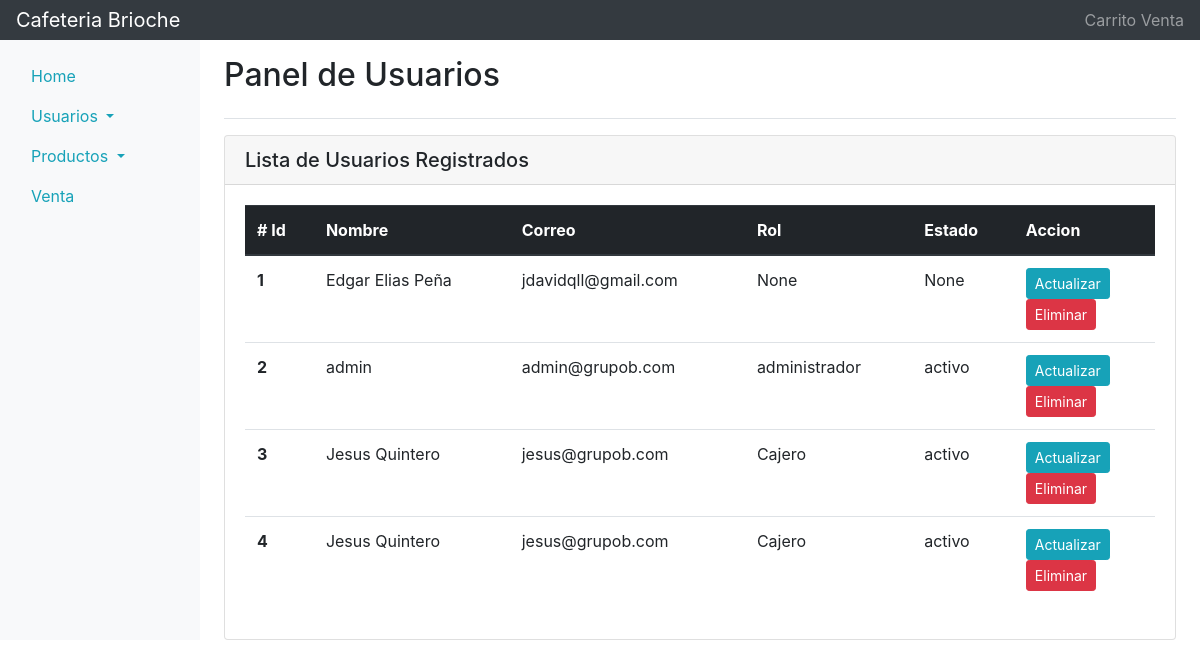
The page /usuario/modificar on the database as committed earlier.
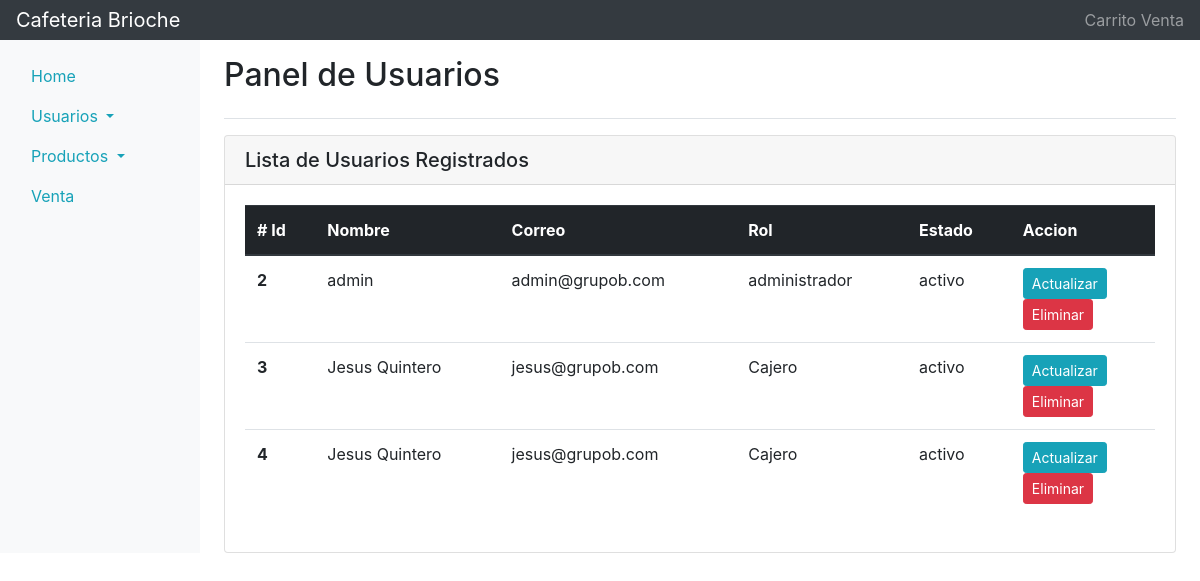
The same page on the database as committed later.
### tables this page shows
CREATE TABLE USUARIOS (IDUSUARIO INTEGER PRIMARY KEY AUTOINCREMENT, NOMBRE VARCHAR (128) NOT NULL, CONTRASENA VARCHAR (64), CORREO VARCHAR (32) NOT NULL, ROL VARHCAR (16), ESTADO VARCHAR (16));

### Flask/app.py (the view)
@app.route("/usuario/modificar", methods=['GET', 'POST'])
def modificarUsuario():
    if request.method == 'POST':
        return render_template('home.html')
    else:
        con = sqlite3.connect("brioche.db")
        con.row_factory = sqlite3.Row
        cur = con.cursor()
        cur.execute("SELECT * FROM USUARIOS")
        rows = cur.fetchall()
        return render_template('panel-usuarios-modificar.html', rows = rows)

### Flask/templates/panel-usuarios-modificar.html (shortened to what the changed rows need)
<!doctype html>
<html lang="es">
<head>
    <link rel="stylesheet" href="https://maxcdn.bootstrapcdn.com/bootstrap/4.0.0/css/bootstrap.min.css">
</head>
<body>
    <div class="container-fluid">
        <div class="row">
            <main role="main" class="col-md-9 ml-sm-auto col-lg-10 px-md-4">
                <div class="d-flex justify-content-between flex-wrap flex-md-nowrap align-items-center pt-3 pb-3 mb-3 border-bottom">
                    <h1 class="h2">Panel de Usuarios</h1>
                </div>
                <div class="card">
                        <div class="card-body">
                            <table class="table">
                                <thead class="thead-dark">
                                    <tr>
                                    <th scope="col"># Id</th>
                                    <th scope="col">Nombre</th>
                                    <th scope="col">Correo</th>
                                    <th scope="col">Rol</th>
                                    <th scope="col">Estado</th>
                                    <th scope="col">Accion</th>
                                    </tr>
                                </thead>
                                <tbody>
                                    {% for row in rows %}
                                        <tr>
                                            <th scope="row">{{row["IDUSUARIO"]}}</th>
                                            <td>{{row["NOMBRE"]}}</td>
                                            <td>{{row["CORREO"]}}</td>
                                            <td>{{row["ROL"]}}</td>
                                            <td>{{row["ESTADO"]}}</td>
                                            <td>
                                                <a href="/usuario/actualizar/{{row.IDUSUARIO}}" class="btn btn-info btn-sm">Actualizar</a>
                                                <form action="/usuario/actualizar/{{row.IDUSUARIO}}" method="POST">
                                                    <button type="submit" class="btn btn-danger btn-sm">Eliminar</button>
                                                </form>
                                            </td>
                                        </tr>
                                    {% endfor %}
                                </tbody>
                            </table>
                        </div>
                </div>
            </main>
        </div>
    </div>
</body>
</html>

Rows that differ between the two databases and show on the page:
removed USUARIOS: IDUSUARIO "1", NOMBRE "Edgar Elias Peña", CORREO "jdavidqll@gmail.com", ROL "None", ESTADO "None"
